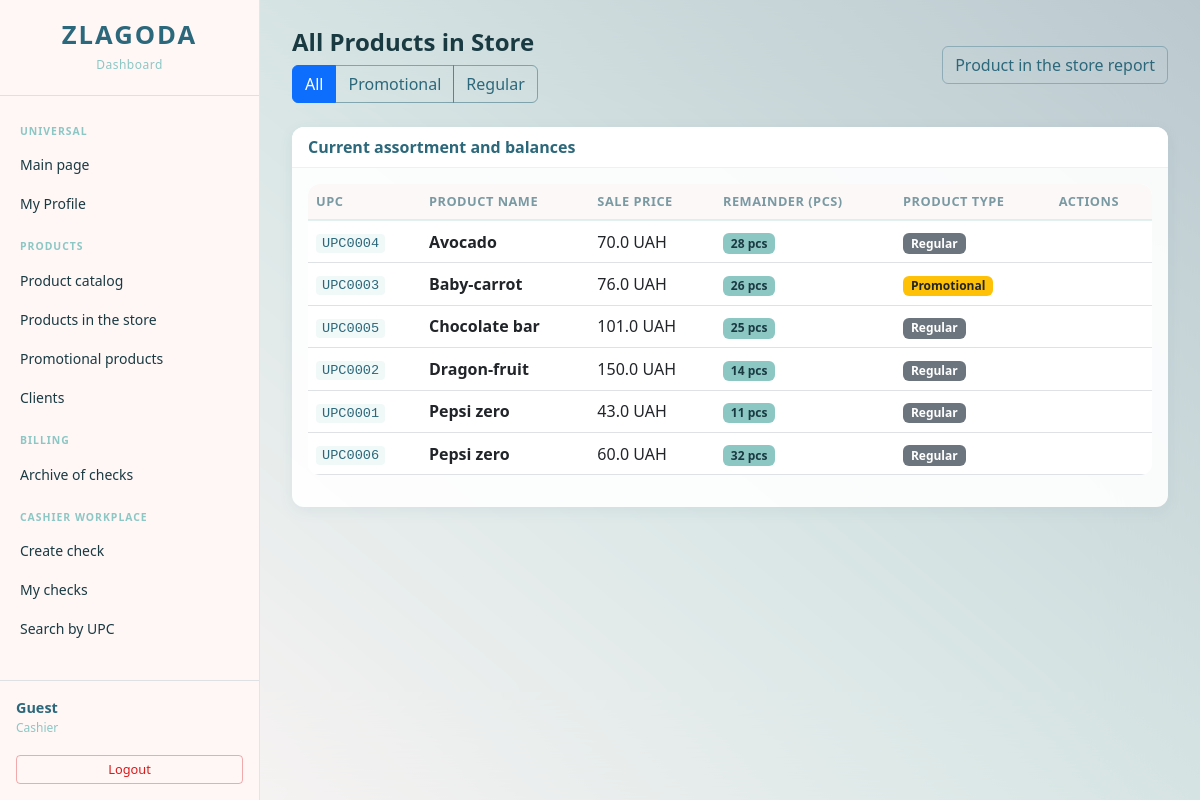
Before: /store_product/ (signed in) with the older database file.
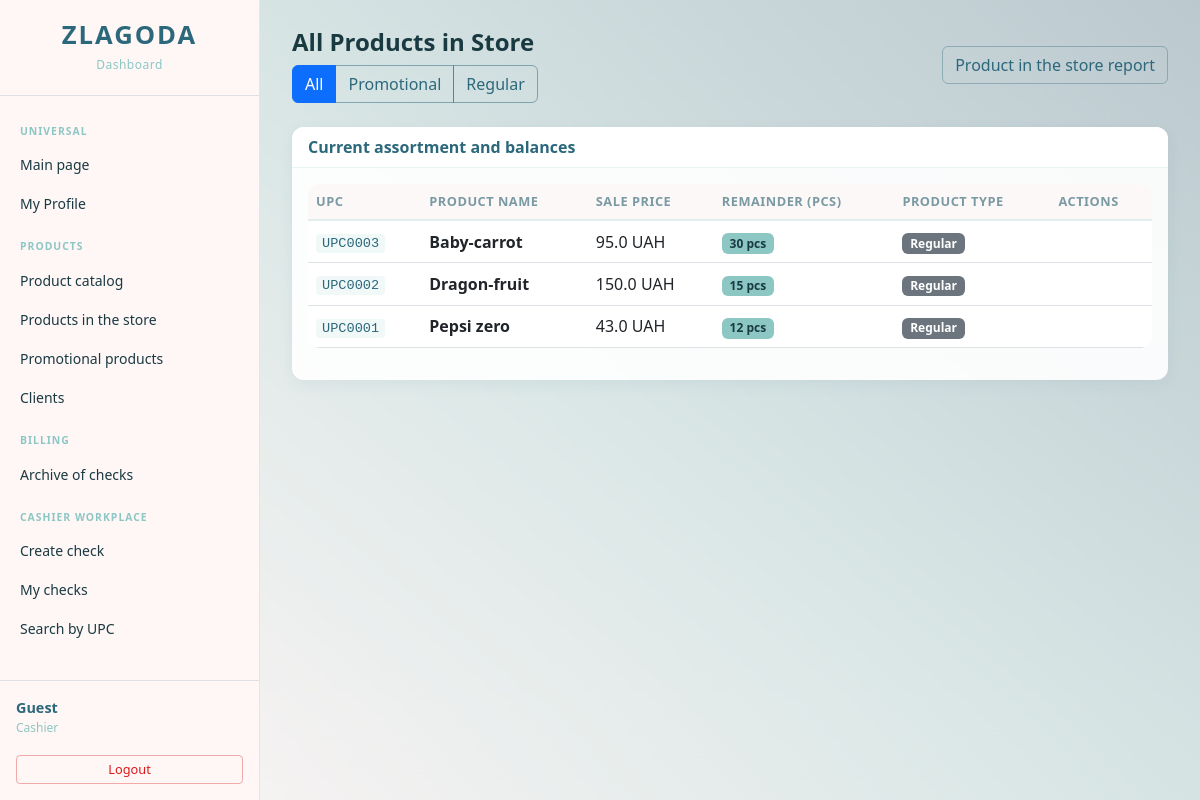
After: the same page with the newer database file.
### tables this page shows
CREATE TABLE Store_Product(
        UPC TEXT PRIMARY KEY,
        UPC_prom TEXT,
        id_product INTEGER NOT NULL,
        selling_price REAL NOT NULL CHECK(selling_price >= 0),
        products_number INTEGER NOT NULL CHECK(products_number >= 0),
        promotional_product INTEGER NOT NULL CHECK(promotional_product IN (0, 1)),
        FOREIGN KEY (UPC_prom) REFERENCES Store_Product(UPC)
            ON UPDATE CASCADE ON DELETE SET NULL,
        FOREIGN KEY (id_product) REFERENCES Product(id_product)
            ON UPDATE CASCADE ON DELETE NO ACTION
    );

CREATE TABLE Product(
        id_product INTEGER PRIMARY KEY,
        category_number INTEGER NOT NULL,
        product_name TEXT NOT NULL, 
        characteristics TEXT,
        FOREIGN KEY (category_number) REFERENCES Category(category_number)
            ON UPDATE CASCADE ON DELETE NO ACTION
    );

### backend/storeProduct.py (the view)
@store_product_bp.route('/')
@login_required
@roles_required('Manager', 'Cashier')
def list_store_products():
    promo_filter = request.args.get('promo', '').strip()
    sort_by = request.args.get('sort', 'name')
    if promo_filter == '1':
        page_title = "Promotional Products in Store"
    elif promo_filter == '0':
        page_title = "Regular Products in Store"
    else:
        page_title = "All Products in Store"
    sort_map = {
        'name': 'p.product_name',
        'quantity': 'sp.products_number'
    }
    order = sort_map.get(sort_by, 'p.product_name')
    query = f'''
        SELECT sp.UPC, sp.UPC_prom, p.product_name, p.characteristics,
               sp.selling_price, sp.products_number, sp.promotional_product
        FROM Store_Product sp
        JOIN Product p ON sp.id_product = p.id_product
        WHERE 1=1
    '''
    params = []
    if promo_filter in ('0', '1'):
        query += ' AND sp.promotional_product = ?'
        params.append(int(promo_filter))
    query += f' ORDER BY {order}'
    conn = get_db_connection()
    store_products = conn.execute(query, params).fetchall()
    conn.close()
    return render_template('store_product/list.html',
                           store_products=store_products,
                           promo_filter=promo_filter,
                           sort_by=sort_by,
                           page_title=page_title)

### app.py (called while the page is built)
@app.context_processor
def inject_today():
    return {'today': date.today().strftime('%Y-%m-%d')}

### backend/initdb.py (called while the page is built)
def get_db_connection():
    conn = sqlite3.connect(DB_PATH)
    conn.row_factory = sqlite3.Row
    conn.execute("PRAGMA foreign_keys = ON;")
    return conn

### templates/store_product/list.html (shortened to what this page needs)
{% extends 'base.html' %}
{% block content %}
<div class="d-flex justify-content-between align-items-center mb-4">
    <div>
        <h1 class="page-title m-0">{{ page_title }}</h1>
        <div class="btn-group mt-2" role="group">
            <a href="{{ url_for('store_product.list_store_products') }}"
               class="btn btn-outline-primary {% if not promo_filter %}active{% endif %}">All</a>
            <a href="{{ url_for('store_product.list_store_products', promo='1') }}"
               class="btn btn-outline-primary {% if promo_filter == '1' %}active{% endif %}">Promotional</a>
            <a href="{{ url_for('store_product.list_store_products', promo='0') }}"
               class="btn btn-outline-primary {% if promo_filter == '0' %}active{% endif %}">Regular</a>
        </div>
    </div>
    <div class="d-flex gap-2">
        <a href="{{ url_for('analytics.print_report', report_type='products') }}" target="_blank" class="btn btn-outline-secondary">
            Product in the store report
        </a>
    </div>
</div>
<div class="card">
    <div class="card-header">Current assortment and balances</div>
    <div class="card-body">
        <div class="table-responsive">
            <table class="table table-hover align-middle">
                <thead>
                    <tr>
                        <th>UPC</th>
                        <th>Product name</th>
                        <th>Sale price</th>
                        <th>Remainder (pcs)</th>
                        <th>Product type</th>
                        <th>Actions</th> </tr>
                </thead>
                <tbody>
                    {% for sp in store_products %}
                    <tr>
                        <td><code>{{ sp.UPC }}</code></td>
                        <td><strong>{{ sp.product_name }}</strong></td>
                        <td>{{ sp.selling_price }} UAH</td>
                        <td>
                            {% if sp.products_number < 10 %}
                            <span class="badge bg-danger">{{ sp.products_number }} pcs</span>
                            {% else %}
                            <span class="badge bg-success">{{ sp.products_number }} pcs</span>
                            {% endif %}
                        </td>
                        <td>
                            {% if sp.promotional_product == 1 %}
                            <span class="badge bg-warning text-dark">Promotional</span>
                            {% else %}
                            <span class="badge bg-secondary">Regular</span>
                            {% endif %}
                        </td>
                        <td>
                        </td>
                    </tr>
                    {% else %}
                    <tr>
                        <td colspan="6" class="text-center text-muted py-4">The store shelves are empty</td>
                    </tr>
                    {% endfor %}
                </tbody>
            </table>
        </div>
    </div>
</div>
{% endblock %}

### templates/base.html (shortened to what this page needs)
<!DOCTYPE html>
<html lang="uk">
<head>
    <link href="https://cdn.jsdelivr.net/npm/bootstrap@5.3.0/dist/css/bootstrap.min.css" rel="stylesheet">
    <link rel="stylesheet" href="{{ url_for('static', filename='css/main.css') }}">
</head>
<body class="role-{{ session.get('role', 'guest')|lower }}">
<div class="sidebar">
    <div class="sidebar-header">
        <h1>ZLAGODA</h1>
        <small>Dashboard</small>
    </div>
    <nav>
        <div class="nav-section-label">Universal</div>
        <a href="{{ url_for('auth.dashboard') }}" class="nav-link">
            Main page
        </a>
        {% if session.get('user_id') %}
        <a href="{{ url_for('employees.profile') }}" class="nav-link">
            My Profile
        </a>
        {% endif %}
        <div class="nav-section-label">Products</div>
        <a href="{{ url_for('product.manage_products') }}" class="nav-link">
            Product catalog
        </a>
        <a href="{{ url_for('store_product.list_store_products') }}" class="nav-link">
            Products in the store
        </a>
        <a href="{{ url_for('store_product.list_store_products', promo='1') }}" class="nav-link">
            Promotional products
        </a>
        <a href="{{ url_for('customer_card.manage_customers') }}" class="nav-link">
            Clients
        </a>
        <div class="nav-section-label">Billing</div>
        <a href="{{ url_for('check.list_checks') }}" class="nav-link">
            Archive of checks
        </a>
        {% if session.get('role') == 'Cashier' %}
        <div class="nav-section-label">Cashier workplace</div>
        <a href="{{ url_for('check.create_check') }}" class="nav-link">
            Create check
        </a>
        <a href="{{ url_for('check.list_checks') }}" class="nav-link">
            My checks
        </a>
        <a href="{{ url_for('store_product.search_by_upc') }}" class="nav-link">
            Search by UPC
        </a>
        {% endif %}
    </nav>
    <div class="sidebar-footer">
        <div class="user-name">{{ session.get('user_name', 'Guest') }}</div>
        <div class="user-role">
            {% if session.get('role') == 'Manager' %}
                Manager
            {% elif session.get('role') == 'Cashier' %}
                Cashier
            {% endif %}
        </div>
        <a href="{{ url_for('auth.logout') }}" class="btn btn-sm btn-outline-danger w-100 mt-2">
            Logout
        </a>
    </div>
</div>
<div class="main-content">
    {% block content %}{% endblock %}
</div>
</body>
</html>

### static/css/main.css (style rules this page uses)
:root { --sidebar-bg: #FFF6F6; --sidebar-hover: rgba(140, 199, 196, 0.18); --sidebar-text: #1a3a42; --logo-color: #2C687B; --button-bg: #2C687B; --button-hover: #1e4f5e; --accent: #DB1A1A; --teal-light: #8CC7C4; --cream: #FFF6F6; }
body { display: flex; min-height: 100vh; background: linear-gradient(220deg, #2C687B 0%, #8CC7C4 50%, #FFF6F6 100%); font-family: 'Segoe UI', sans-serif; position: relative; }
body::after { content: ""; position: fixed; top: 0; left: 0; width: 100%; height: 100%; backdrop-filter: blur(45px); -webkit-backdrop-filter: blur(45px); background-color: rgba(255, 246, 246, 0.68); z-index: 0; pointer-events: none; }
.sidebar, .main-content { position: relative; z-index: 1; }
.sidebar { width: 260px; min-width: 260px; background-color: var(--sidebar-bg); color: var(--sidebar-text); min-height: 100vh; display: flex; flex-direction: column; padding: 0; border-right: 1px solid rgba(44, 104, 123, 0.12); }
.sidebar-header { padding: 20px 16px; border-bottom: 1px solid rgba(44, 104, 123, 0.15); text-align: center; }
.sidebar-header h1 { font-size: 1.6rem; font-weight: 800; color: var(--logo-color); margin: 0; letter-spacing: 2px; }
.sidebar-header small { color: #8CC7C4; font-size: 0.75rem; letter-spacing: 0.5px; }
.sidebar nav { flex-grow: 1; padding: 12px 8px; overflow-y: auto; }
.nav-section-label { font-size: 0.65rem; font-weight: 600; text-transform: uppercase; letter-spacing: 1px; color: #8CC7C4; padding: 16px 12px 6px; }
.sidebar .nav-link { color: var(--sidebar-text); border-radius: 8px; padding: 9px 12px; font-size: 0.875rem; display: flex; align-items: center; gap: 10px; transition: background 0.15s; text-decoration: none; }
.sidebar-footer { padding: 16px; border-top: 1px solid rgba(44, 104, 123, 0.15); }
.sidebar-footer .user-name { font-weight: 600; color: #2C687B; font-size: 0.9rem; }
.sidebar-footer .user-role { font-size: 0.75rem; color: #8CC7C4; margin-bottom: 10px; }
.main-content { flex-grow: 1; padding: 28px 32px; max-width: 100%; overflow-x: hidden; }
.table { background: white; border-radius: 12px; overflow: hidden; }
.table thead th { background-color: #fdf8f8; font-weight: 600; font-size: 0.8rem; text-transform: uppercase; letter-spacing: 0.5px; color: #7a9aa3; border-bottom: 2px solid rgba(140, 199, 196, 0.25); }
.card { border: none; border-radius: 12px; box-shadow: 0 4px 15px rgba(44, 104, 123, 0.07); background: rgba(255, 255, 255, 0.9); }
.card-header { background: white; border-bottom: 1px solid rgba(140, 199, 196, 0.2); font-weight: 600; border-radius: 12px 12px 0 0 !important; color: #2C687B; }
.btn-outline-primary { color: #2C687B; border-color: rgba(44, 104, 123, 0.5); background: transparent; }
.btn-outline-secondary { color: #2C687B; border-color: rgba(44, 104, 123, 0.35); background: transparent; }
.btn-outline-danger { color: var(--accent); border-color: var(--accent); background: transparent; }
.sidebar-footer .btn-outline-danger { color: var(--accent); border-color: rgba(219, 26, 26, 0.35); font-size: 0.8rem; }
.badge.bg-success { background-color: #8CC7C4 !important; color: #1a3a42 !important; }
code { color: #2C687B; background: rgba(140, 199, 196, 0.12); padding: 2px 6px; border-radius: 4px; font-size: 0.85em; }
.page-title { font-size: 1.5rem; font-weight: 700; color: #1a3a42; margin-bottom: 20px; }

Changed rows visible on the page:
removed Store_Product: UPC "UPC0004", product_name "Avocado", selling_price "70.0", products_number "28", promotional_product "Regular"
removed Store_Product: UPC "UPC0005", product_name "Chocolate bar", selling_price "101.0", products_number "25", promotional_product "Regular"
removed Store_Product: UPC "UPC0006", product_name "Pepsi zero", selling_price "60.0", products_number "32", promotional_product "Regular"
changed Store_Product "UPC0003": selling_price "76.0" → "95.0"; products_number "26" → "30"; promotional_product "Promotional" → "Regular"
changed Store_Product "UPC0002": products_number "14" → "15"
changed Store_Product "UPC0001": products_number "11" → "12"
